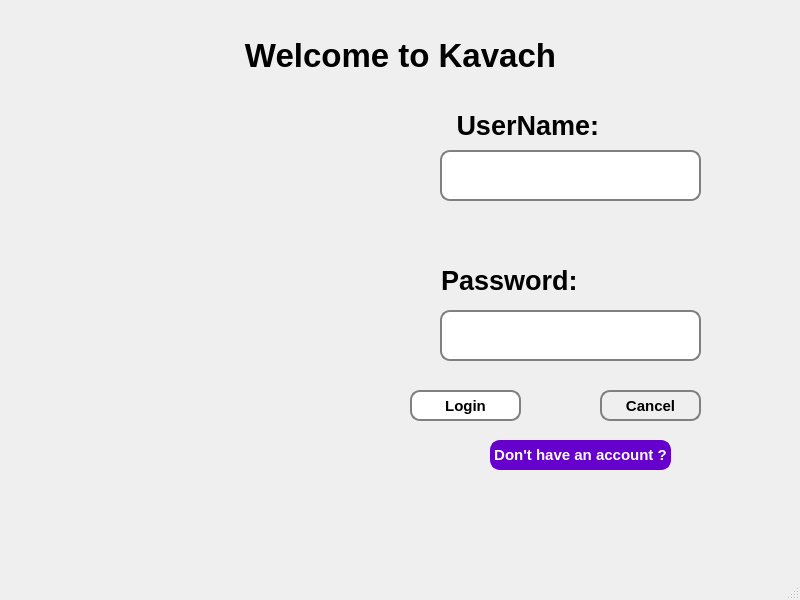
<?xml version="1.0" encoding="UTF-8"?>
<ui version="4.0">
 <class>MainWindow</class>
 <widget class="QMainWindow" name="MainWindow">
  <property name="geometry">
   <rect>
    <x>0</x>
    <y>0</y>
    <width>800</width>
    <height>600</height>
   </rect>
  </property>
  <property name="font">
   <font>
    <pointsize>11</pointsize>
    <bold>true</bold>
   </font>
  </property>
  <property name="windowTitle">
   <string>MainWindow</string>
  </property>
  <property name="styleSheet">
   <string notr="true"/>
  </property>
  <property name="inputMethodHints">
   <set>Qt::ImhNone</set>
  </property>
  <widget class="QWidget" name="centralwidget">
   <widget class="QLabel" name="label">
    <property name="geometry">
     <rect>
      <x>230</x>
      <y>30</y>
      <width>341</width>
      <height>51</height>
     </rect>
    </property>
    <property name="font">
     <font>
      <pointsize>25</pointsize>
      <bold>true</bold>
     </font>
    </property>
    <property name="text">
     <string>Welcome to Kavach</string>
    </property>
    <property name="alignment">
     <set>Qt::AlignCenter</set>
    </property>
   </widget>
   <widget class="QLabel" name="label_2">
    <property name="geometry">
     <rect>
      <x>60</x>
      <y>80</y>
      <width>341</width>
      <height>371</height>
     </rect>
    </property>
    <property name="styleSheet">
     <string notr="true">image: url(:/res/Data_security_05.jpg);</string>
    </property>
    <property name="text">
     <string/>
    </property>
   </widget>
   <widget class="QLabel" name="label_3">
    <property name="geometry">
     <rect>
      <x>434</x>
      <y>100</y>
      <width>271</width>
      <height>51</height>
     </rect>
    </property>
    <property name="font">
     <font>
      <pointsize>20</pointsize>
      <italic>false</italic>
      <bold>true</bold>
      <underline>false</underline>
      <strikeout>false</strikeout>
      <kerning>false</kerning>
     </font>
    </property>
    <property name="text">
     <string>   UserName:</string>
    </property>
    <property name="alignment">
     <set>Qt::AlignLeading|Qt::AlignLeft|Qt::AlignVCenter</set>
    </property>
   </widget>
   <widget class="QLabel" name="label_4">
    <property name="geometry">
     <rect>
      <x>434</x>
      <y>260</y>
      <width>151</width>
      <height>41</height>
     </rect>
    </property>
    <property name="font">
     <font>
      <pointsize>20</pointsize>
      <bold>true</bold>
     </font>
    </property>
    <property name="text">
     <string>Password: </string>
    </property>
    <property name="alignment">
     <set>Qt::AlignRight|Qt::AlignTrailing|Qt::AlignVCenter</set>
    </property>
   </widget>
   <widget class="QPushButton" name="pushButton_Login">
    <property name="geometry">
     <rect>
      <x>410</x>
      <y>390</y>
      <width>111</width>
      <height>31</height>
     </rect>
    </property>
    <property name="font">
     <font>
      <pointsize>11</pointsize>
      <bold>true</bold>
     </font>
    </property>
    <property name="styleSheet">
     <string notr="true">QPushButton{
border:2px  solid gray;
border-radius:10px;
background-color:white;

}</string>
    </property>
    <property name="text">
     <string>Login</string>
    </property>
   </widget>
   <widget class="QPushButton" name="pushButton_Cancel">
    <property name="geometry">
     <rect>
      <x>600</x>
      <y>390</y>
      <width>101</width>
      <height>31</height>
     </rect>
    </property>
    <property name="styleSheet">
     <string notr="true">QPushButton{
border:2px  solid gray;
border-radius:10px;

}</string>
    </property>
    <property name="text">
     <string>Cancel</string>
    </property>
   </widget>
   <widget class="QLineEdit" name="line_UserName">
    <property name="geometry">
     <rect>
      <x>440</x>
      <y>150</y>
      <width>261</width>
      <height>51</height>
     </rect>
    </property>
    <property name="styleSheet">
     <string notr="true">QLineEdit{

border:2px  solid gray;
border-radius:10px;





}</string>
    </property>
   </widget>
   <widget class="QLineEdit" name="line_Password">
    <property name="geometry">
     <rect>
      <x>440</x>
      <y>310</y>
      <width>261</width>
      <height>51</height>
     </rect>
    </property>
    <property name="styleSheet">
     <string notr="true">QLineEdit{
             
border:2px  solid gray;
border-radius:10px;

}</string>
    </property>
    <property name="echoMode">
     <enum>QLineEdit::Password</enum>
    </property>
   </widget>
   <widget class="QPushButton" name="pushButton_account">
    <property name="geometry">
     <rect>
      <x>490</x>
      <y>440</y>
      <width>181</width>
      <height>30</height>
     </rect>
    </property>
    <property name="styleSheet">
     <string notr="true">QPushButton{
border:2px  solid gray;
border-radius:10px;
border-color:rgb(102, 0, 204);
color:white;
background-color:rgb(102, 0, 204);


}</string>
    </property>
    <property name="text">
     <string>Don't have an account ?</string>
    </property>
   </widget>
   <widget class="QLabel" name="label_5">
    <property name="geometry">
     <rect>
      <x>1340</x>
      <y>430</y>
      <width>66</width>
      <height>18</height>
     </rect>
    </property>
    <property name="text">
     <string/>
    </property>
   </widget>
   <widget class="QPushButton" name="showpassword">
    <property name="geometry">
     <rect>
      <x>1380</x>
      <y>430</y>
      <width>41</width>
      <height>31</height>
     </rect>
    </property>
    <property name="styleSheet">
     <string notr="true">border-radius:10px;</string>
    </property>
    <property name="text">
     <string/>
    </property>
    <property name="icon">
     <iconset>
      <normaloff>:/res/show-password(1).png</normaloff>:/res/show-password(1).png</iconset>
    </property>
    <property name="iconSize">
     <size>
      <width>64</width>
      <height>64</height>
     </size>
    </property>
   </widget>
  </widget>
  <widget class="QMenuBar" name="menubar">
   <property name="geometry">
    <rect>
     <x>0</x>
     <y>0</y>
     <width>800</width>
     <height>25</height>
    </rect>
   </property>
  </widget>
  <widget class="QStatusBar" name="statusbar"/>
 </widget>
 <resources/>
 <connections/>
</ui>
